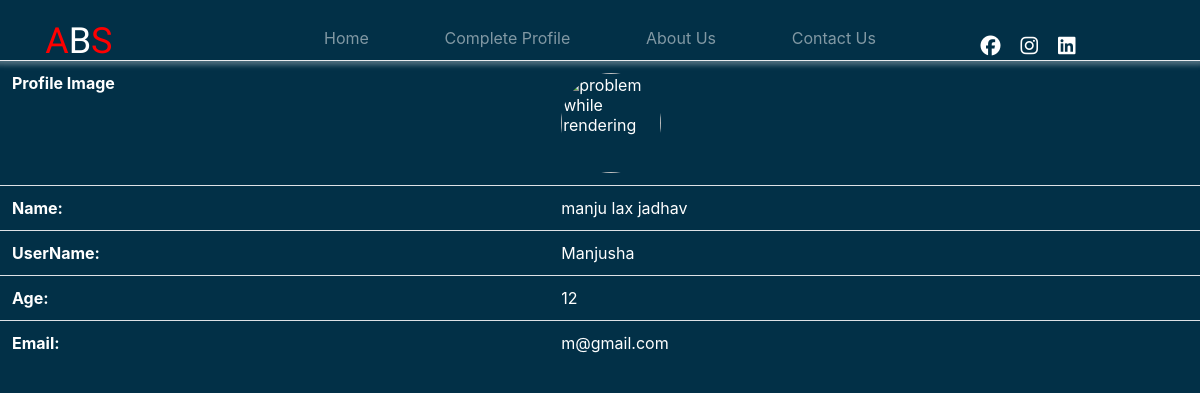
The app's page /viewUDet (signed in) with its own data.
### ABS/models.py (models this page shows, shortened)
class App_User(models.Model):
    f_name = models.CharField(max_length=30)
    m_name = models.CharField(max_length=30)
    l_name = models.CharField(max_length=30)
    username = models.CharField(max_length=30)
    email = models.EmailField(max_length=30)
    age = models.IntegerField()
    contact = models.IntegerField()
    password = models.CharField(max_length=30)
    Confirm_password = models.CharField(max_length=30)
    created = models.DateField(default=timezone.now)
    is_user = models.BooleanField(default=True)
    is_staff = models.BooleanField(default=False)
    is_admin = models.BooleanField(default=False)
    class Meta:
        db_table = "user"

### ABS/views.py (the view)
# urls.py: path('viewUDet',v.viewUDet),
def viewUDet(request):
    uid = request.session.get('uid')
    img = Image.objects.get(user_id=uid)
    extra = ExtraUserDet.objects.get(user_id=uid)
    user = App_User.objects.get(id=uid)
    print(img.image)
    context={'img':img,'extra':extra,'user':user}
    return render(request,'viewUDet.html',context)

### ABS/templates/viewUDet.html
{%extends 'userNavbar.html'%}
{%load static%}
{%block body%}
<link rel="stylesheet" href="{%static 'css/bmin.css'%}">
<link rel="stylesheet" href="{%static 'css/viewUDet.css'%}">
<table class="table text-white">
    <tbody>
        <tr>
            <th scope="row">Profile Image</th>
            <td><img src="../{{img.image}}" alt="problem while rendering" width="100px" height="100px" style="border-radius: 50%;"></td>
        </tr>
        <tr>
            <th scope="row">Name:</th>
            <td>{{user.f_name}}&nbsp;{{user.m_name}}&nbsp;{{user.l_name}}</td>
        </tr>
        <tr>
            <th scope="row">UserName:</th>
            <td>{{user.username}}</td>
        </tr>
        <tr>
            <th scope="row">Age:</th>
            <td>{{user.age}}</td>
        </tr>
        <tr>
            <th scope="row">Email:</th>
            <td>{{user.email}}</td>
        </tr>
    </tbody>
</table>
{%endblock%}

### ABS/static/css/home.css (style rules this page uses)
* { margin: 0; padding: 0; box-sizing: border-box; scrollbar-width: none; }

### ABS/static/css/viewUDet.css (style rules this page uses)
img { border-radius: 50%; }

### records on screen
App_User: f_name "manju", m_name "lax", l_name "jadhav", username "Manjusha", age "12", email "m@gmail.com"
